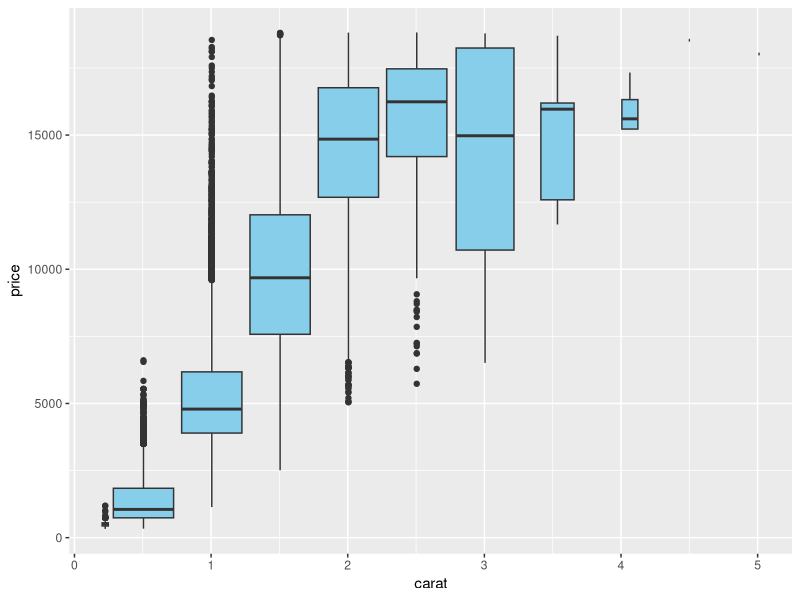

Reproduce this figure in R.
# library
library(ggplot2)

# The mtcars dataset is proposed in R
head(mpg)

# plot
ggplot(diamonds, aes(x = carat, y = price)) +
  geom_boxplot(fill = "skyblue", aes(group = cut_width(carat, 0.5)))



# source : https://www.r-graph-gallery.com/268-ggplot2-boxplot-from-continuous-variable/